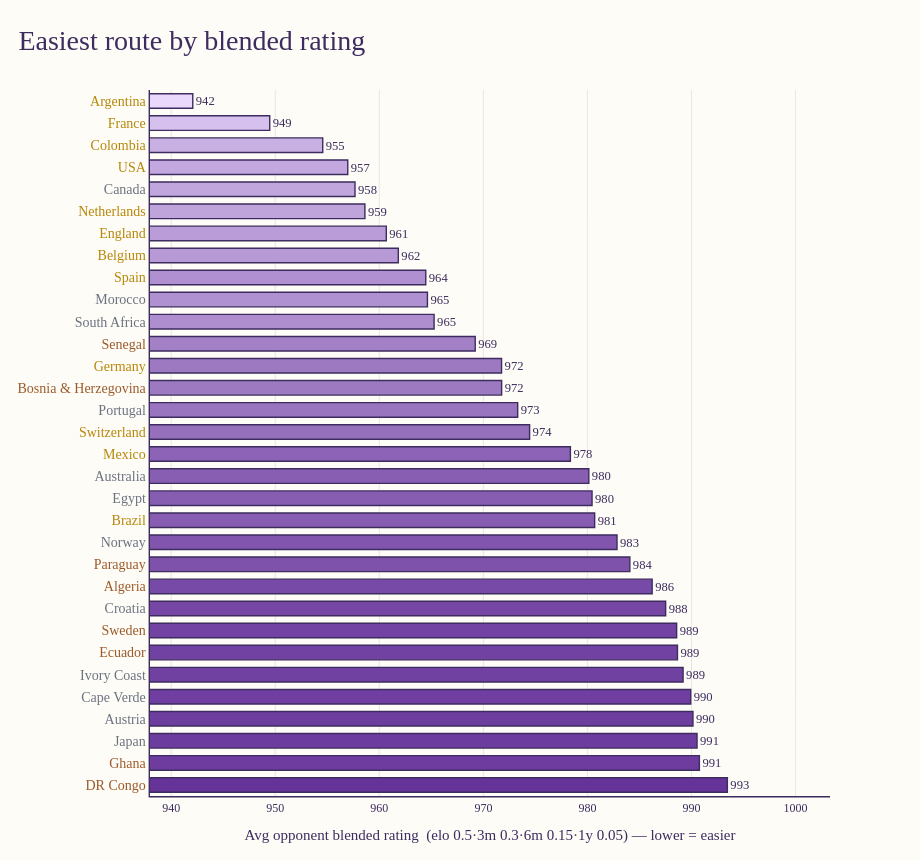

The cell this chart's notebook holds for it:
### Markdown cell above
## 12. Styled — easiest blended route (Excalidraw look)

The same easiest-by-blended-rating chart from section 11, redrawn in **plotly**
with a hand-drawn aesthetic: a Virgil-like sketch font (`Kalam`), warm paper
background, pen-stroke bar outlines, and a thistle→rebeccapurple gradient that
deepens with route difficulty. Team labels are tinted by their group-stage
finish — **gold** for group champions, **silver** for runners-up, **bronze** for
third-place qualifiers (shades deepened to read on the warm paper). Softest road
sits on top.

### Code cell
import plotly.graph_objects as go
from IPython.display import HTML, display

# Pull in an Excalidraw-ish hand-drawn web font (Virgil-like) so the chart
# reads like a sketch rather than a spreadsheet.
display(HTML(
    '<link rel="stylesheet" href="https://fonts.googleapis.com/css2?'
    'family=Kalam:wght@300;400;700&display=swap">'
))
HAND = "Kalam, 'Comic Sans MS', 'Segoe Print', cursive"
INK = "#3d2c5f"          # pen colour
PAPER = "#fdfcf6"        # warm off-white paper

# Group winners / runners-up from the 2026 group stage. Anything not listed is a
# third-place qualifier. The tick labels are tinted by finish: champions gold,
# runners-up silver, third place bronze — shades deepened enough to read on the
# warm paper background.
GROUP_CHAMPIONS = {
    "Mexico", "Switzerland", "Brazil", "USA", "Germany", "Netherlands",
    "Belgium", "Spain", "France", "Argentina", "Colombia", "England",
}
GROUP_RUNNERS_UP = {
    "South Africa", "Canada", "Morocco", "Australia", "Ivory Coast", "Japan",
    "Egypt", "Cape Verde", "Norway", "Austria", "Portugal", "Croatia",
}
GOLD = "#b8860b"         # champions — deep goldenrod
SILVER = "#6b7280"       # runners-up — slate silver
BRONZE = "#9c5a2b"       # third place — bronze


def team_label_color(team):
    if team in GROUP_CHAMPIONS:
        return GOLD
    if team in GROUP_RUNNERS_UP:
        return SILVER
    return BRONZE


def _lerp_hex(c0, c1, t):
    a = tuple(int(c0[i:i + 2], 16) for i in (1, 3, 5))
    b = tuple(int(c1[i:i + 2], 16) for i in (1, 3, 5))
    return tuple(round(a[k] + (b[k] - a[k]) * t) for k in range(3))


def plot_route_excalidraw(df, value_col, title, xlabel, *, easiest,
                          c_lo="#e9d8fb", c_hi="#663399", n=32):
    """Hand-drawn-styled horizontal bar chart of route difficulty (plotly)."""
    # Hardest -> biggest value on top; easiest -> smallest value on top.
    asc = easiest                      # easiest: smallest first
    ordered = df.sort_values(value_col, ascending=asc).head(n).reset_index(drop=True)
    # Plotly stacks the first category at the bottom, so reverse to put the
    # "winner" (top of the ranking) at the top of the chart.
    ordered = ordered[::-1].reset_index(drop=True)

    vals = ordered[value_col]
    span = (vals.max() - vals.min()) or 1.0
    norm = (vals - vals.min()) / span
    fills = [f"rgb{_lerp_hex(c_lo, c_hi, t)}" for t in norm]

    teams_ordered = list(ordered["team"])
    tick_text = [f"<span style='color:{team_label_color(t)}'>{t}</span>"
                 for t in teams_ordered]

    fig = go.Figure(go.Bar(
        x=vals,
        y=teams_ordered,
        orientation="h",
        marker=dict(color=fills, line=dict(color=INK, width=1.4)),
        text=[f"{v:,.0f}" for v in vals],
        textposition="outside",
        textfont=dict(family=HAND, size=13, color=INK),
        cliponaxis=False,
        hovertemplate="<b>%{y}</b><br>" + xlabel.split(" (")[0] +
                      ": %{x:.1f}<extra></extra>",
    ))

    pad = span * 0.08
    fig.update_layout(
        title=dict(text=title, font=dict(family=HAND, size=28, color=INK),
                   x=0.02, xanchor="left", y=0.965),
        font=dict(family=HAND, size=15, color=INK),
        paper_bgcolor=PAPER,
        plot_bgcolor=PAPER,
        bargap=0.34,
        height=860,
        width=920,
        margin=dict(l=150, r=90, t=90, b=64),
        showlegend=False,
        xaxis=dict(
            title=dict(text=xlabel, font=dict(family=HAND, size=15, color=INK)),
            range=[vals.min() - pad, vals.max() + pad * 2.4],
            showgrid=True, gridcolor="rgba(61,44,95,0.10)", gridwidth=1,
            zeroline=False, tickfont=dict(family=HAND, size=12, color=INK),
            showline=True, linecolor=INK, linewidth=1.4,
        ),
        yaxis=dict(
            tickmode="array",
            tickvals=teams_ordered,
            ticktext=tick_text,
            tickfont=dict(family=HAND, size=14),
            showgrid=False, ticksuffix="  ",
            showline=True, linecolor=INK, linewidth=1.4,
        ),
    )
    return fig


_w = "·".join(f"{k} {v}" for k, v in BLEND_WEIGHTS.items())
fig = plot_route_excalidraw(
    blend_routes, "avg_opp_blend",
    "Easiest route by blended rating",
    f"Avg opponent blended rating  ({_w}) — lower = easier",
    easiest=True,
)
fig.show()

### Figure 1 — Plotly figure (JSON) as saved in the notebook; plotly's stock layout.template omitted (floating-point values rounded to 4 significant figures)
{"data": [{"cliponaxis": false, "hovertemplate": "<b>%{y}</b><br>Avg opponent blended rating : %{x:.1f}<extra></extra>", "marker": {"color": ["rgb(102, 51, 153)", "rgb(109, 60, 158)", "rgb(109, 60, 159)", "rgb(110, 62, 159)", "rgb(111, 62, 160)", "rgb(113, 65, 161)", "rgb(114, 66, 162)", "rgb(114, 67, 162)", "rgb(117, 70, 164)", "rgb(120, 74, 167)", "rgb(126, 81, 171)", "rgb(129, 85, 173)", "rgb(135, 92, 177)", "rgb(135, 93, 178)", "rgb(136, 94, 178)", "rgb(140, 99, 182)", "rgb(150, 112, 189)", "rgb(153, 116, 191)", "rgb(157, 121, 194)", "rgb(157, 121, 194)", "rgb(164, 129, 199)", "rgb(174, 142, 207)", "rgb(175, 144, 208)", "rgb(176, 144, 208)", "rgb(183, 153, 213)", "rgb(186, 156, 216)", "rgb(191, 163, 219)", "rgb(193, 166, 221)", "rgb(195, 168, 223)", "rgb(201, 176, 227)", "rgb(214, 192, 237)", "rgb(233, 216, 251)"], "line": {"color": "#3d2c5f", "width": 1.4}}, "orientation": "h", "text": ["993", "991", "991", "990", "990", "989", "989", "989", "988", "986", "984", "983", "981", "980", "980", "978", "974", "973", "972", "972", "969", "965", "965", "964", "962", "961", "959", "958", "957", "955", "949", "942"], "textfont": {"color": "#3d2c5f", "family": "Kalam, 'Comic Sans MS', 'Segoe Print', cursive", "size": 13}, "textposition": "outside", "type": "bar", "x": [993.4, 990.8, 990.5, 990.1, 989.9, 989.2, 988.7, 988.6, 987.5, 986.2, 984.1, 982.8, 980.7, 980.4, 980.1, 978.4, 974.4, 973.3, 971.8, 971.7, 969.2, 965.3, 964.6, 964.5, 961.8, 960.7, 958.6, 957.7, 957.0, 954.6, 949.5, 942.1], "y": ["DR Congo", "Ghana", "Japan", "Austria", "Cape Verde", "Ivory Coast", "Ecuador", "Sweden", "Croatia", "Algeria", "Paraguay", "Norway", "Brazil", "Egypt", "Australia", "Mexico", "Switzerland", "Portugal", "Bosnia & Herzegovina", "Germany", "Senegal", "South Africa", "Morocco", "Spain", "Belgium", "England", "Netherlands", "Canada", "USA", "Colombia", "France", "Argentina"]}], "layout": {"bargap": 0.34, "font": {"color": "#3d2c5f", "family": "Kalam, 'Comic Sans MS', 'Segoe Print', cursive", "size": 15}, "height": 860, "margin": {"b": 64, "l": 150, "r": 90, "t": 90}, "paper_bgcolor": "#fdfcf6", "plot_bgcolor": "#fdfcf6", "showlegend": false, "title": {"font": {"color": "#3d2c5f", "family": "Kalam, 'Comic Sans MS', 'Segoe Print', cursive", "size": 28}, "text": "Easiest route by blended rating", "x": 0.02, "xanchor": "left", "y": 0.965}, "width": 920, "xaxis": {"gridcolor": "rgba(61,44,95,0.10)", "gridwidth": 1, "linecolor": "#3d2c5f", "linewidth": 1.4, "range": [938.0, 1003.0], "showgrid": true, "showline": true, "tickfont": {"color": "#3d2c5f", "family": "Kalam, 'Comic Sans MS', 'Segoe Print', cursive", "size": 12}, "title": {"font": {"color": "#3d2c5f", "family": "Kalam, 'Comic Sans MS', 'Segoe Print', cursive", "size": 15}, "text": "Avg opponent blended rating  (elo 0.5·3m 0.3·6m 0.15·1y 0.05) — lower = easier"}, "zeroline": false}, "yaxis": {"linecolor": "#3d2c5f", "linewidth": 1.4, "showgrid": false, "showline": true, "tickfont": {"family": "Kalam, 'Comic Sans MS', 'Segoe Print', cursive", "size": 14}, "tickmode": "array", "ticksuffix": "  ", "ticktext": ["<span style='color:#9c5a2b'>DR Congo</span>", "<span style='color:#9c5a2b'>Ghana</span>", "<span style='color:#6b7280'>Japan</span>", "<span style='color:#6b7280'>Austria</span>", "<span style='color:#6b7280'>Cape Verde</span>", "<span style='color:#6b7280'>Ivory Coast</span>", "<span style='color:#9c5a2b'>Ecuador</span>", "<span style='color:#9c5a2b'>Sweden</span>", "<span style='color:#6b7280'>Croatia</span>", "<span style='color:#9c5a2b'>Algeria</span>", "<span style='color:#9c5a2b'>Paraguay</span>", "<span style='color:#6b7280'>Norway</span>", "<span style='color:#b8860b'>Brazil</span>", "<span style='color:#6b7280'>Egypt</span>", "<span style='color:#6b7280'>Australia</span>", "<span style='color:#b8860b'>Mexico</span>", "<span style='color:#b8860b'>Switzerland</span>", "<span style='color:#6b7280'>Portugal</span>", "<span style='color:#9c5a2b'>Bosnia & Herzegovina</span>", "<span style='color:#b8860b'>Germany</span>", "<span style='color:#9c5a2b'>Senegal</span>", "<span style='color:#6b7280'>South Africa</span>", "<span style='color:#6b7280'>Morocco</span>", "<span style='color:#b8860b'>Spain</span>", "<span style='color:#b8860b'>Belgium</span>", "<span style='color:#b8860b'>England</span>", "<span style='color:#b8860b'>Netherlands</span>", "<span style='color:#6b7280'>Canada</span>", "<span style='color:#b8860b'>USA</span>", "<span style='color:#b8860b'>Colombia</span>", "<span style='color:#b8860b'>France</span>", "<span style='color:#b8860b'>Argentina</span>"], "tickvals": ["DR Congo", "Ghana", "Japan", "Austria", "Cape Verde", "Ivory Coast", "Ecuador", "Sweden", "Croatia", "Algeria", "Paraguay", "Norway", "Brazil", "Egypt", "Australia", "Mexico", "Switzerland", "Portugal", "Bosnia & Herzegovina", "Germany", "Senegal", "South Africa", "Morocco", "Spain", "Belgium", "England", "Netherlands", "Canada", "USA", "Colombia", "France", "Argentina"]}}}
